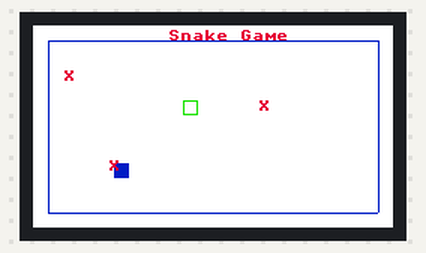
Bench run of a program on a simulated Raspberry Pi Pico running MicroPython. On the bench: 240×135 colour display. Random numbers come from a fixed seed.

Above: at 0.2 s.

The program:

moving_box.py
```python
from machine import Pin,SPI,PWM
import framebuf
import time
import random

BL = 13
DC = 8
RST = 12
MOSI = 11
SCK = 10
CS = 9


class LCD_1inch14(framebuf.FrameBuffer):
    def __init__(self):
        self.width = 240
        self.height = 135

        self.cs = Pin(CS,Pin.OUT)
        self.rst = Pin(RST,Pin.OUT)

        self.cs(1)
        self.spi = SPI(1)
        self.spi = SPI(1,1000_000)
        self.spi = SPI(1,10000_000,polarity=0, phase=0,sck=Pin(SCK),mosi=Pin(MOSI),miso=None)
        self.dc = Pin(DC,Pin.OUT)
        self.dc(1)
        self.buffer = bytearray(self.height * self.width * 2)
        super().__init__(self.buffer, self.width, self.height, framebuf.RGB565)
        self.init_display()

        self.red   =   0x07E0
        self.green =   0x001f
        self.blue  =   0xf800
        self.white =   0xffff

    def write_cmd(self, cmd):
        self.cs(1)
        self.dc(0)
        self.cs(0)
        self.spi.write(bytearray([cmd]))
        self.cs(1)

    def write_data(self, buf):
        self.cs(1)
        self.dc(1)
        self.cs(0)
        self.spi.write(bytearray([buf]))
        self.cs(1)

    def init_display(self):
        """Initialize dispaly"""
        self.rst(1)
        self.rst(0)
        self.rst(1)

        self.write_cmd(0x36)
        self.write_data(0x70)

        self.write_cmd(0x3A)
        self.write_data(0x05)

        self.write_cmd(0xB2)
        self.write_data(0x0C)
        self.write_data(0x0C)
        self.write_data(0x00)
        self.write_data(0x33)
        self.write_data(0x33)

        self.write_cmd(0xB7)
        self.write_data(0x35)

        self.write_cmd(0xBB)
        self.write_data(0x19)

        self.write_cmd(0xC0)
        self.write_data(0x2C)

        self.write_cmd(0xC2)
        self.write_data(0x01)

        self.write_cmd(0xC3)
        self.write_data(0x12)

        self.write_cmd(0xC4)
        self.write_data(0x20)

        self.write_cmd(0xC6)
        self.write_data(0x0F)

        self.write_cmd(0xD0)
        self.write_data(0xA4)
        self.write_data(0xA1)

        self.write_cmd(0xE0)
        self.write_data(0xD0)
        self.write_data(0x04)
        self.write_data(0x0D)
        self.write_data(0x11)
        self.write_data(0x13)
        self.write_data(0x2B)
        self.write_data(0x3F)
        self.write_data(0x54)
        self.write_data(0x4C)
        self.write_data(0x18)
        self.write_data(0x0D)
        self.write_data(0x0B)
        self.write_data(0x1F)
        self.write_data(0x23)

        self.write_cmd(0xE1)
        self.write_data(0xD0)
        self.write_data(0x04)
        self.write_data(0x0C)
        self.write_data(0x11)
        self.write_data(0x13)
        self.write_data(0x2C)
        self.write_data(0x3F)
        self.write_data(0x44)
        self.write_data(0x51)
        self.write_data(0x2F)
        self.write_data(0x1F)
        self.write_data(0x1F)
        self.write_data(0x20)
        self.write_data(0x23)

        self.write_cmd(0x21)

        self.write_cmd(0x11)

        self.write_cmd(0x29)

    def show(self):
        self.write_cmd(0x2A)
        self.write_data(0x00)
        self.write_data(0x28)
        self.write_data(0x01)
        self.write_data(0x17)

        self.write_cmd(0x2B)
        self.write_data(0x00)
        self.write_data(0x35)
        self.write_data(0x00)
        self.write_data(0xBB)

        self.write_cmd(0x2C)

        self.cs(1)
        self.dc(1)
        self.cs(0)
        self.spi.write(self.buffer)
        self.cs(1)

#settings
xfood=0
yfood=0
xob=[50,150,20]
yob=[90,50,30]
def foodrespawn():
    global xfood,yfood
    xfood=random.randint(20,200)
    yfood=random.randint(20,95)

def drawsnake(snakelist):
    for i in snakelist:
        LCD.rect(i[0],i[1],width,height,LCD.green)


xpos=100
ypos=50
width=10
height=10
direction = "ABC"
olddirection = "ABC"
score = 0
gameover = False
restart=False
lengthsnake = 1
snakelist = []


foodrespawn()

if __name__=='__main__':
    pwm = PWM(Pin(BL))
    pwm.freq(1000)
    pwm.duty_u16(32768)#max 65535

    LCD = LCD_1inch14()
    #color BRG
    LCD.fill(LCD.white)

    LCD.show()
    LCD.text("Snake Game",90,3,LCD.red)
    #border
    LCD.hline(10,10,220,LCD.blue)
    LCD.hline(10,125,220,LCD.blue)
    LCD.vline(10,10,115,LCD.blue)
    LCD.vline(230,10,115,LCD.blue)

    #key presses
    LCD.show()
    keyA = Pin(15,Pin.IN,Pin.PULL_UP) #top button
    keyB = Pin(17,Pin.IN,Pin.PULL_UP) #bottom button

    key2 = Pin(2 ,Pin.IN,Pin.PULL_UP) #up
    key3 = Pin(3 ,Pin.IN,Pin.PULL_UP)#press
    key4 = Pin(16 ,Pin.IN,Pin.PULL_UP)#left
    key5 = Pin(18 ,Pin.IN,Pin.PULL_UP)#down
    key6 = Pin(20 ,Pin.IN,Pin.PULL_UP)#right


    while(1):
        restart=False
        #move with direction
        if direction == "RIGHT" and xpos<205:
            olddirection = "RIGHT"
            xpos+=5
            LCD.fill_rect(xpos-5,ypos,width,height,LCD.white)

        elif direction == "LEFT" and xpos>15:
            olddirection = "LEFT"
            xpos-=5
            LCD.fill_rect(xpos+5,ypos,width,height,LCD.white)

        elif direction == "UP" and ypos>15:
            olddirection = "UP"
            ypos-=5
            LCD.fill_rect(xpos,ypos+5,width,height,LCD.white)

        elif direction == "DOWN" and ypos<110:
            olddirection = "DOWN"
            ypos+=5
            LCD.fill_rect(xpos,ypos-5,width,height,LCD.white)

        if(keyB.value() == 0):
            print("B")

        if(key2.value() == 0 and ypos>15):#上
            direction = "UP"
            print(xpos)
            print(ypos)

        if(key3.value() == 0):#中
            print("CTRL")

        if(key4.value() == 0 and xpos>15):#左
            direction="LEFT"
            print(xpos)
            print(ypos)

        if(key5.value() == 0 and ypos<107):#下
            direction="DOWN"
            print(xpos)
            print(ypos)

        if(key6.value() == 0 and xpos<205):#右
            direction="RIGHT"
            print("RIGHT")
            print(xpos)
            print(ypos)

        #direction changing
        if direction != olddirection:
            if direction== "UP":
                LCD.fill_rect(xpos,ypos-10,width*2,height*2,LCD.white)
            if direction== "DOWN":
                LCD.fill_rect(xpos,ypos+10,width*2,height*2,LCD.white)
            if direction== "LEFT":
                LCD.fill_rect(xpos+10,ypos,width*2,height*2,LCD.white)
            if direction== "RIGHT":
                LCD.fill_rect(xpos-10,ypos,width*2,height*2,LCD.white)

        while gameover==True:
            if(keyA.value() == 0):
                print("A")
                lengthsnake=0
                LCD.fill(LCD.white)
                LCD.show()
                LCD.text("Snake Game",90,3,LCD.red)
                #border
                LCD.hline(10,10,220,LCD.blue)
                LCD.hline(10,125,220,LCD.blue)
                LCD.vline(10,10,115,LCD.blue)
                LCD.vline(230,10,115,LCD.blue)
                xpos=100
                ypos=50
                restart=True
                gameover=False
                score=0

        LCD.rect(xpos,ypos,width,height,LCD.green)
        LCD.fill_rect(xfood,yfood,10,10,LCD.blue)
        for i in range(len(xob)):
            LCD.text("X",xob[i],yob[i],LCD.red)


        #detect collision
        if xfood+7 <= xpos+20 and xfood-7 >= xpos-20 and yfood+7<=ypos+20 and yfood-7>=ypos-20:
            LCD.fill_rect(xfood,yfood,10,10,LCD.white)
            foodrespawn()
            score+=1
            lengthsnake+=1
            #width+=1
            #height+=1
            LCD.fill_rect(90,126,70,10,LCD.white)
            LCD.text("Score:"+str(score), 90,126,LCD.red)

        #object collision
        for i in range(len(xob)):
            if xob[i]<= xpos+12 and xob[i]>= xpos-12 and yob[i]<=ypos+9 and yob[i]>=ypos-9:
                gameover=True
                LCD.fill(LCD.red)
                LCD.text("Game over",90,50,LCD.white)
                LCD.text("Score:"+str(score), 90,70,LCD.green)
                LCD.text("Press top button to restart",15,90,LCD.blue)

        #draw snake bodies at the end
        snakehead=[]
        snakehead.append(xpos)
        snakehead.append(ypos)
        snakelist.append(snakehead)
        #delete extra bodies
        if len(snakelist) > lengthsnake:
            del snakelist[0]
            if direction == "UP":
                LCD.fill_rect(xpos,ypos+lengthsnake*height,width,height,LCD.white)

            elif direction == "DOWN":
                LCD.fill_rect(xpos,ypos-lengthsnake*height,width,height,LCD.white)

            elif direction == "LEFT":
                LCD.fill_rect(xpos+lengthsnake*height,ypos,width,height,LCD.white)

            elif direction == "RIGHT":
                LCD.fill_rect(xpos-lengthsnake*height,ypos,width,height,LCD.white)
        drawsnake(snakelist)

        LCD.show()

    time.sleep(1)
    LCD.fill(0xFFFF)
```
